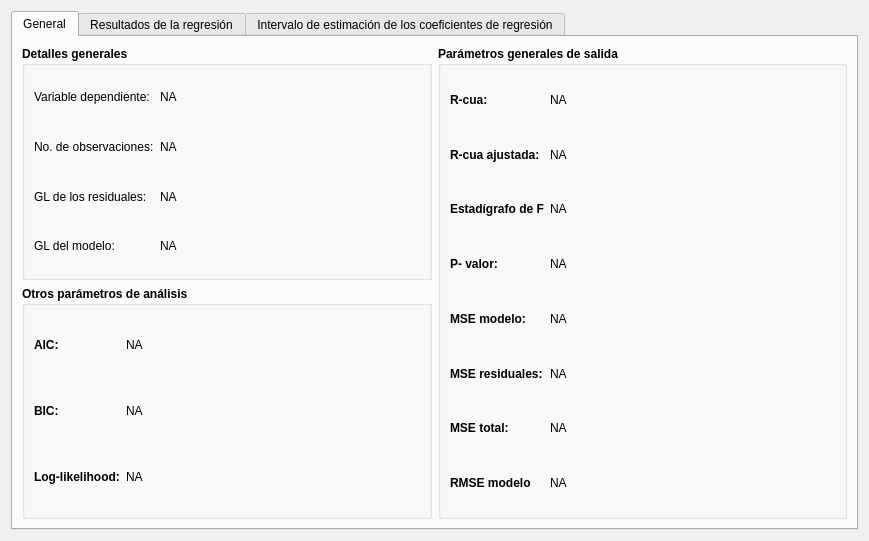
<?xml version="1.0" encoding="UTF-8"?>
<ui version="4.0">
 <class>WidgetRegressModelResult</class>
 <widget class="QWidget" name="WidgetRegressModelResult">
  <property name="geometry">
   <rect>
    <x>0</x>
    <y>0</y>
    <width>869</width>
    <height>541</height>
   </rect>
  </property>
  <property name="windowTitle">
   <string>Form</string>
  </property>
  <layout class="QGridLayout" name="gridLayout_2">
   <item row="0" column="0">
    <widget class="QTabWidget" name="tabWidget">
     <property name="currentIndex">
      <number>0</number>
     </property>
     <widget class="QWidget" name="tabGeneral">
      <attribute name="title">
       <string>General</string>
      </attribute>
      <layout class="QGridLayout" name="gridLayout_5">
       <item row="0" column="0">
        <widget class="QGroupBox" name="groupBoxDetailGeneral">
         <property name="font">
          <font>
           <weight>75</weight>
           <bold>true</bold>
          </font>
         </property>
         <property name="title">
          <string>Detalles generales</string>
         </property>
         <property name="flat">
          <bool>false</bool>
         </property>
         <layout class="QGridLayout" name="gridLayout">
          <item row="0" column="0">
           <widget class="QLabel" name="label">
            <property name="sizePolicy">
             <sizepolicy hsizetype="Maximum" vsizetype="Preferred">
              <horstretch>0</horstretch>
              <verstretch>0</verstretch>
             </sizepolicy>
            </property>
            <property name="font">
             <font>
              <weight>50</weight>
              <bold>false</bold>
             </font>
            </property>
            <property name="text">
             <string>Variable dependiente:</string>
            </property>
           </widget>
          </item>
          <item row="0" column="1">
           <widget class="QLabel" name="lOVariableDependent">
            <property name="font">
             <font>
              <weight>50</weight>
              <bold>false</bold>
             </font>
            </property>
            <property name="text">
             <string>NA</string>
            </property>
           </widget>
          </item>
          <item row="1" column="0">
           <widget class="QLabel" name="label_2">
            <property name="sizePolicy">
             <sizepolicy hsizetype="Maximum" vsizetype="Preferred">
              <horstretch>0</horstretch>
              <verstretch>0</verstretch>
             </sizepolicy>
            </property>
            <property name="font">
             <font>
              <weight>50</weight>
              <bold>false</bold>
             </font>
            </property>
            <property name="text">
             <string>No. de observaciones:</string>
            </property>
           </widget>
          </item>
          <item row="1" column="1">
           <widget class="QLabel" name="lONumberObservations">
            <property name="font">
             <font>
              <weight>50</weight>
              <bold>false</bold>
             </font>
            </property>
            <property name="text">
             <string>NA</string>
            </property>
           </widget>
          </item>
          <item row="2" column="0">
           <widget class="QLabel" name="label_3">
            <property name="sizePolicy">
             <sizepolicy hsizetype="Maximum" vsizetype="Preferred">
              <horstretch>0</horstretch>
              <verstretch>0</verstretch>
             </sizepolicy>
            </property>
            <property name="font">
             <font>
              <weight>50</weight>
              <bold>false</bold>
             </font>
            </property>
            <property name="text">
             <string>GL de los residuales:</string>
            </property>
           </widget>
          </item>
          <item row="2" column="1">
           <widget class="QLabel" name="lOGLResidual">
            <property name="font">
             <font>
              <weight>50</weight>
              <bold>false</bold>
             </font>
            </property>
            <property name="text">
             <string>NA</string>
            </property>
           </widget>
          </item>
          <item row="3" column="0">
           <widget class="QLabel" name="label_4">
            <property name="sizePolicy">
             <sizepolicy hsizetype="Maximum" vsizetype="Preferred">
              <horstretch>0</horstretch>
              <verstretch>0</verstretch>
             </sizepolicy>
            </property>
            <property name="font">
             <font>
              <weight>50</weight>
              <bold>false</bold>
             </font>
            </property>
            <property name="text">
             <string>GL del modelo:</string>
            </property>
           </widget>
          </item>
          <item row="3" column="1">
           <widget class="QLabel" name="lOGLModelo">
            <property name="font">
             <font>
              <weight>50</weight>
              <bold>false</bold>
             </font>
            </property>
            <property name="text">
             <string>NA</string>
            </property>
           </widget>
          </item>
         </layout>
        </widget>
       </item>
       <item row="0" column="1" rowspan="2">
        <widget class="QGroupBox" name="groupBoxParameterGeneralOutput">
         <property name="font">
          <font>
           <weight>75</weight>
           <bold>true</bold>
          </font>
         </property>
         <property name="title">
          <string>Parámetros generales de salida</string>
         </property>
         <layout class="QGridLayout" name="gridLayout_4">
          <item row="0" column="0">
           <widget class="QLabel" name="label_8">
            <property name="sizePolicy">
             <sizepolicy hsizetype="Maximum" vsizetype="Preferred">
              <horstretch>0</horstretch>
              <verstretch>0</verstretch>
             </sizepolicy>
            </property>
            <property name="text">
             <string>R-cua:</string>
            </property>
           </widget>
          </item>
          <item row="0" column="1">
           <widget class="QLabel" name="lORcuad">
            <property name="font">
             <font>
              <weight>50</weight>
              <bold>false</bold>
             </font>
            </property>
            <property name="text">
             <string>NA</string>
            </property>
           </widget>
          </item>
          <item row="1" column="0">
           <widget class="QLabel" name="label_9">
            <property name="sizePolicy">
             <sizepolicy hsizetype="Maximum" vsizetype="Preferred">
              <horstretch>0</horstretch>
              <verstretch>0</verstretch>
             </sizepolicy>
            </property>
            <property name="text">
             <string>R-cua ajustada:</string>
            </property>
           </widget>
          </item>
          <item row="1" column="1">
           <widget class="QLabel" name="lORcuadAdjust">
            <property name="font">
             <font>
              <weight>50</weight>
              <bold>false</bold>
             </font>
            </property>
            <property name="text">
             <string>NA</string>
            </property>
           </widget>
          </item>
          <item row="2" column="0">
           <widget class="QLabel" name="label_10">
            <property name="sizePolicy">
             <sizepolicy hsizetype="Maximum" vsizetype="Preferred">
              <horstretch>0</horstretch>
              <verstretch>0</verstretch>
             </sizepolicy>
            </property>
            <property name="text">
             <string>Estadígrafo de F</string>
            </property>
           </widget>
          </item>
          <item row="2" column="1">
           <widget class="QLabel" name="lOFStadistic">
            <property name="font">
             <font>
              <weight>50</weight>
              <bold>false</bold>
             </font>
            </property>
            <property name="text">
             <string>NA</string>
            </property>
           </widget>
          </item>
          <item row="3" column="0">
           <widget class="QLabel" name="label_11">
            <property name="sizePolicy">
             <sizepolicy hsizetype="Maximum" vsizetype="Preferred">
              <horstretch>0</horstretch>
              <verstretch>0</verstretch>
             </sizepolicy>
            </property>
            <property name="text">
             <string>P- valor:</string>
            </property>
           </widget>
          </item>
          <item row="3" column="1">
           <widget class="QLabel" name="lOPValue">
            <property name="font">
             <font>
              <weight>50</weight>
              <bold>false</bold>
             </font>
            </property>
            <property name="text">
             <string>NA</string>
            </property>
           </widget>
          </item>
          <item row="4" column="0">
           <widget class="QLabel" name="label_12">
            <property name="sizePolicy">
             <sizepolicy hsizetype="Maximum" vsizetype="Preferred">
              <horstretch>0</horstretch>
              <verstretch>0</verstretch>
             </sizepolicy>
            </property>
            <property name="text">
             <string>MSE modelo:</string>
            </property>
           </widget>
          </item>
          <item row="4" column="1">
           <widget class="QLabel" name="lOMSEModel">
            <property name="font">
             <font>
              <weight>50</weight>
              <bold>false</bold>
             </font>
            </property>
            <property name="text">
             <string>NA</string>
            </property>
           </widget>
          </item>
          <item row="5" column="0">
           <widget class="QLabel" name="label_13">
            <property name="sizePolicy">
             <sizepolicy hsizetype="Maximum" vsizetype="Preferred">
              <horstretch>0</horstretch>
              <verstretch>0</verstretch>
             </sizepolicy>
            </property>
            <property name="text">
             <string>MSE residuales:</string>
            </property>
           </widget>
          </item>
          <item row="5" column="1">
           <widget class="QLabel" name="lOMSEResidual">
            <property name="font">
             <font>
              <weight>50</weight>
              <bold>false</bold>
             </font>
            </property>
            <property name="text">
             <string>NA</string>
            </property>
           </widget>
          </item>
          <item row="6" column="0">
           <widget class="QLabel" name="label_14">
            <property name="sizePolicy">
             <sizepolicy hsizetype="Maximum" vsizetype="Preferred">
              <horstretch>0</horstretch>
              <verstretch>0</verstretch>
             </sizepolicy>
            </property>
            <property name="text">
             <string>MSE total:</string>
            </property>
           </widget>
          </item>
          <item row="6" column="1">
           <widget class="QLabel" name="lOMSETotal">
            <property name="font">
             <font>
              <weight>50</weight>
              <bold>false</bold>
             </font>
            </property>
            <property name="text">
             <string>NA</string>
            </property>
           </widget>
          </item>
          <item row="7" column="0">
           <widget class="QLabel" name="label_15">
            <property name="sizePolicy">
             <sizepolicy hsizetype="Maximum" vsizetype="Preferred">
              <horstretch>0</horstretch>
              <verstretch>0</verstretch>
             </sizepolicy>
            </property>
            <property name="text">
             <string>RMSE modelo</string>
            </property>
           </widget>
          </item>
          <item row="7" column="1">
           <widget class="QLabel" name="lORMSEModel">
            <property name="font">
             <font>
              <weight>50</weight>
              <bold>false</bold>
             </font>
            </property>
            <property name="text">
             <string>NA</string>
            </property>
           </widget>
          </item>
         </layout>
        </widget>
       </item>
       <item row="1" column="0">
        <widget class="QGroupBox" name="groupBox">
         <property name="font">
          <font>
           <weight>75</weight>
           <bold>true</bold>
          </font>
         </property>
         <property name="title">
          <string>Otros parámetros de análisis</string>
         </property>
         <layout class="QGridLayout" name="gridLayout_3">
          <item row="0" column="0">
           <widget class="QLabel" name="label_5">
            <property name="sizePolicy">
             <sizepolicy hsizetype="Maximum" vsizetype="Preferred">
              <horstretch>0</horstretch>
              <verstretch>0</verstretch>
             </sizepolicy>
            </property>
            <property name="text">
             <string>AIC:</string>
            </property>
           </widget>
          </item>
          <item row="0" column="1">
           <widget class="QLabel" name="lOAIC">
            <property name="font">
             <font>
              <weight>50</weight>
              <bold>false</bold>
             </font>
            </property>
            <property name="text">
             <string>NA</string>
            </property>
           </widget>
          </item>
          <item row="1" column="0">
           <widget class="QLabel" name="label_6">
            <property name="sizePolicy">
             <sizepolicy hsizetype="Maximum" vsizetype="Preferred">
              <horstretch>0</horstretch>
              <verstretch>0</verstretch>
             </sizepolicy>
            </property>
            <property name="text">
             <string>BIC:</string>
            </property>
           </widget>
          </item>
          <item row="1" column="1">
           <widget class="QLabel" name="lOBIC">
            <property name="font">
             <font>
              <weight>50</weight>
              <bold>false</bold>
             </font>
            </property>
            <property name="text">
             <string>NA</string>
            </property>
           </widget>
          </item>
          <item row="2" column="0">
           <widget class="QLabel" name="label_7">
            <property name="sizePolicy">
             <sizepolicy hsizetype="Maximum" vsizetype="Preferred">
              <horstretch>0</horstretch>
              <verstretch>0</verstretch>
             </sizepolicy>
            </property>
            <property name="text">
             <string>Log-likelihood:</string>
            </property>
           </widget>
          </item>
          <item row="2" column="1">
           <widget class="QLabel" name="lOLagLikeHead">
            <property name="font">
             <font>
              <weight>50</weight>
              <bold>false</bold>
             </font>
            </property>
            <property name="text">
             <string>NA</string>
            </property>
           </widget>
          </item>
         </layout>
        </widget>
       </item>
      </layout>
     </widget>
     <widget class="QWidget" name="tabResultRegress">
      <attribute name="title">
       <string>Resultados de la regresión</string>
      </attribute>
      <layout class="QVBoxLayout" name="verticalLayout">
       <item>
        <widget class="QTableView" name="tableViewResultRegress"/>
       </item>
      </layout>
     </widget>
     <widget class="QWidget" name="tabIntervalEstimateCoefRegress">
      <attribute name="title">
       <string>Intervalo de estimación de los coeficientes de regresión</string>
      </attribute>
      <layout class="QVBoxLayout" name="verticalLayout_2">
       <item>
        <widget class="QTableView" name="tableViewIntervalEstimateCoeRegress"/>
       </item>
      </layout>
     </widget>
    </widget>
   </item>
  </layout>
 </widget>
 <resources/>
 <connections/>
</ui>
